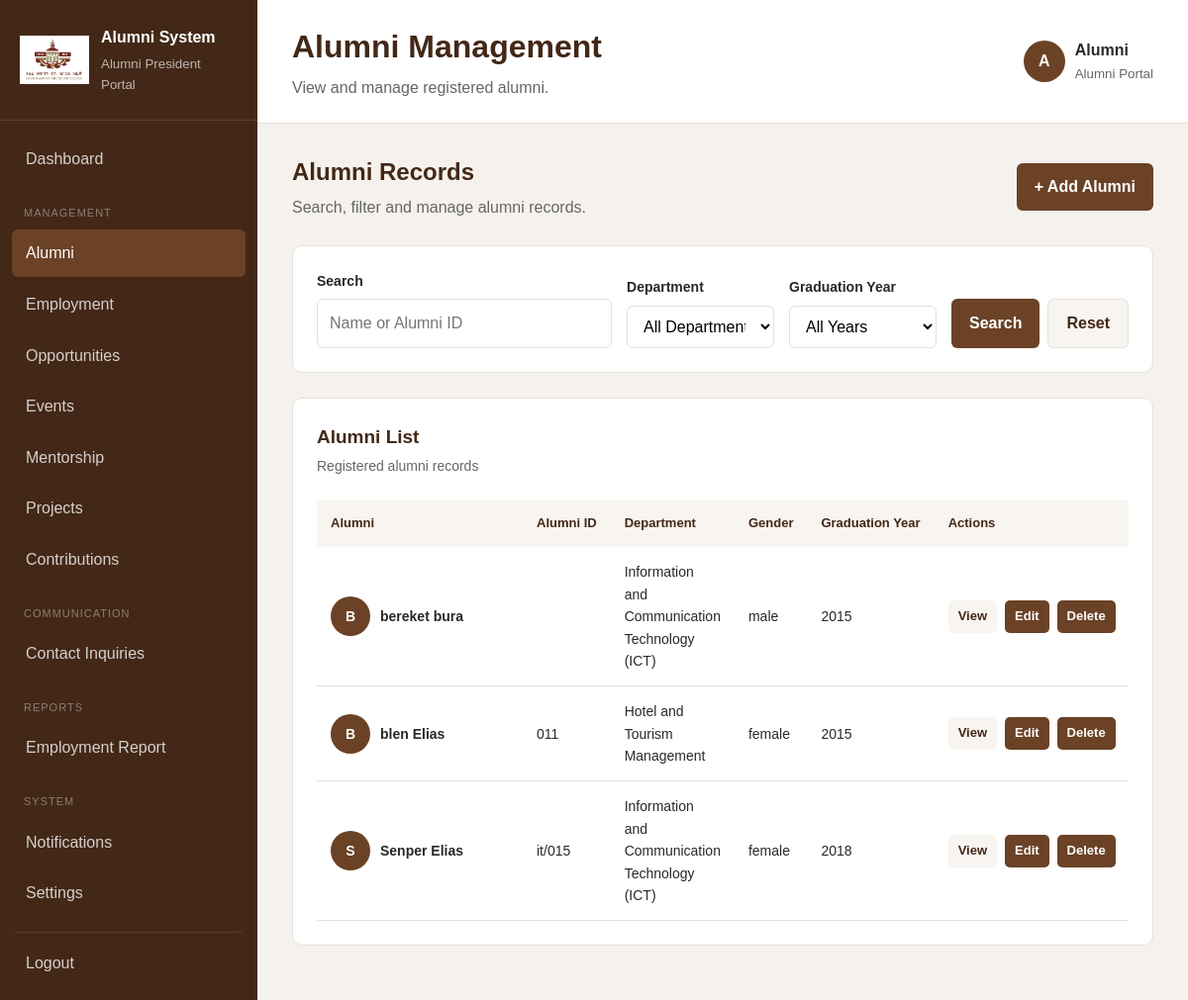
Page /admin/alumni/index.php (signed in) on the committed database.
### tables this page shows
CREATE TABLE `alumni` (
  `alumni_id` int(10) UNSIGNED NOT NULL,
  `user_id` int(10) UNSIGNED NOT NULL,
  `department_id` int(10) UNSIGNED NOT NULL,
  `section_id` int(10) UNSIGNED DEFAULT NULL,
  `specialization_id` int(10) UNSIGNED DEFAULT NULL,
  `level` tinyint(3) UNSIGNED DEFAULT NULL,
  `college_id_number` varchar(100) DEFAULT NULL,
  `first_name` varchar(100) NOT NULL,
  `last_name` varchar(100) NOT NULL,
  `gender` enum('male','female','other') DEFAULT NULL,
  `date_of_birth` date DEFAULT NULL,
  `phone` varchar(30) DEFAULT NULL,
  `address` text DEFAULT NULL,
  `graduation_year` year(4) NOT NULL,
  `bio` text DEFAULT NULL,
  `profile_photo` varchar(255) DEFAULT NULL,
  `show_profile` tinyint(1) NOT NULL DEFAULT 1,
  `show_profession` tinyint(1) NOT NULL DEFAULT 1,
  `show_skills` tinyint(1) NOT NULL DEFAULT 1,
  `show_email` tinyint(1) NOT NULL DEFAULT 0,
  `show_phone` tinyint(1) NOT NULL DEFAULT 0,
  `created_at` timestamp NOT NULL DEFAULT current_timestamp(),
  `updated_at` timestamp NOT NULL DEFAULT current_timestamp() ON UPDATE current_timestamp()
);

CREATE TABLE `departments` (
  `department_id` int(10) UNSIGNED NOT NULL,
  `department_name` varchar(150) NOT NULL,
  `description` text DEFAULT NULL,
  `status` enum('active','inactive') NOT NULL DEFAULT 'active',
  `created_at` timestamp NOT NULL DEFAULT current_timestamp()
);

### includes/functions.php (called while the page is built, shortened)
<?php
function e($value)
{
    return htmlspecialchars(
        (string) $value,
        ENT_QUOTES,
        "UTF-8"
    );
}

### admin/alumni/index.php (the view, shortened to what this page needs)
<?php
require_once "../../config/database.php";
require_once "../../includes/functions.php";
$search = trim($_GET["search"] ?? "");
$sql = "
    SELECT
        a.alumni_id,
        a.college_id_number,
        a.first_name,
        a.last_name,
        a.gender,
        a.graduation_year,
        a.profile_photo,
        d.department_name
    FROM alumni a
    LEFT JOIN departments d
        ON a.department_id = d.department_id
    WHERE 1=1
";
$sql .= "
    ORDER BY a.created_at DESC
";
$stmt = $conn->prepare($sql);
$stmt->execute();
$result = $stmt->get_result();
?>
<!DOCTYPE html>
<html lang="en">
<head>
    <link rel="stylesheet"
          href="../../assets/css/style.css">
</head>
<body class="admin-body">
<div class="admin-layout">
    <?php require_once __DIR__ ."/../includes/sidebar.php"; ?>
    <main class="admin-main">
        <header class="admin-topbar">
            <div>
                <h1>Alumni Management</h1>
                <p>
                    View and manage registered alumni.
                </p>
            </div>
            <div class="admin-user">
                <div class="admin-avatar">
                    A
                </div>
                <div>
                    <strong>Alumni</strong>
                    <small>
                        Alumni Portal
                    </small>
                </div>
            </div>
        </header>
        <section class="dashboard-content">
            <div class="page-heading">
                <div>
                    <h2>Alumni Records</h2>
                    <p>
                        Search, filter and manage alumni records.
                    </p>
                </div>
                <a href="add.php"
                   class="primary-button">
                    + Add Alumni
                </a>
            </div>
            <div class="dashboard-panel">
                <form method="GET"
                      class="alumni-filters">
                    <div class="filter-group">
                        <label for="search">
                            Search
                        </label>
                        <input
                            type="text"
                            id="search"
                            name="search"
                            placeholder="Name or Alumni ID"
                            value="<?= e($search) ?>"
                        >
                    </div>
                    <div class="filter-group">
                        <label for="department">
                            Department
                        </label>
                        <select
                            id="department"
                            name="department"
                        >
                            <option value="">
                                All Departments
                            </option>
                        </select>
                    </div>
                    <div class="filter-group">
                        <label for="graduation_year">
                            Graduation Year
                        </label>
                        <select
                            id="graduation_year"
                            name="graduation_year"
                        >
                            <option value="">
                                All Years
                            </option>
                        </select>
                    </div>
                    <div class="filter-actions">
                        <button type="submit"
                                class="primary-button">
                            Search
                        </button>
                        <a href="index.php"
                           class="secondary-button">
                            Reset
                        </a>
                    </div>
                </form>
            </div>
            <div class="dashboard-panel">
                <div class="panel-header">
                    <div>
                        <h2>Alumni List</h2>
                        <p>
                            Registered alumni records
                        </p>
                    </div>
                </div>
                <div class="table-container">
                    <table class="data-table">
                        <thead>
                            <tr>
                                <th>Alumni</th>
                                <th>Alumni ID</th>
                                <th>Department</th>
                                <th>Gender</th>
                                <th>Graduation Year</th>
                                <th>Actions</th>
                            </tr>
                        </thead>
                        <tbody>
                        <?php if ($result->num_rows > 0): ?>
                            <?php while ($alumni = $result->fetch_assoc()): ?>
                                <tr>
                                    <td>
                                        <div class="alumni-person">
                                            <?php if (!empty($alumni["profile_photo"])): ?>
                                                <img
                                                    src="../../uploads/<?= e($alumni["profile_photo"]) ?>"
                                                    alt="Profile"
                                                    class="alumni-avatar"
                                                >
                                            <?php else: ?>
                                                <div class="alumni-avatar-placeholder">
                                                        <?= strtoupper(
                                                        substr(
                                                            $alumni["first_name"],
                                                            0,
                                                            1
                                                        )
                                                    ) ?>
                                                </div>
                                            <?php endif; ?>
                                            <div>
                                                <strong>
                                                    <?= e(
                                                        $alumni["first_name"]
                                                        . " "
                                                        . $alumni["last_name"]
                                                    ) ?>
                                                </strong>
                                            </div>
                                        </div>
                                    </td>
                                    <td>
                                        <?= e(
                                            $alumni["college_id_number"]
                                        ) ?>
                                    </td>
                                    <td>
                                        <?= e(
                                            $alumni["department_name"]
                                            ?? "Not assigned"
                                        ) ?>
                                    </td>
                                    <td>
                                        <?= e(
                                            $alumni["gender"]
                                        ) ?>
                                    </td>
                                    <td>
                                        <?= e(
                                            $alumni["graduation_year"]
                                        ) ?>
                                    </td>
                                    <td>
                                        <div class="table-actions">
                                            <a
                                                href="view.php?id=<?= e($alumni["alumni_id"]) ?>"
                                                class="action-view"
                                            >
                                                View
                                            </a>
                                            <a
                                                href="edit.php?id=<?= e($alumni["alumni_id"]) ?>"
                                                class="action-edit"
                                            >
                                                Edit
                                            </a>
                                            <a
                                                href="delete.php?id=<?= e($alumni["alumni_id"]) ?>"
                                                class="action-edit"
                                            >
                                                Delete
                                            </a>
                                        </div>
                                    </td>
                                </tr>
                            <?php endwhile; ?>
                           <?php endif; ?>
                        </tbody>
                    </table>
                </div>
            </div>
        </section>
    </main>
</div>
</body>
</html>

### assets/css/style.css (style rules this page uses)
:root { --primary-brown: #6b4226; --dark-brown: #432817; --light-brown: #a67c52; --cream: #f8f5f1; --white: #ffffff; --text-dark: #292929; --text-light: #666666; --border: #e5e0da; }
* { margin: 0; padding: 0; box-sizing: border-box; }
body { font-family: Arial, sans-serif; background: var(--cream); color: var(--text-dark); line-height: 1.6; }
a { text-decoration: none; color: inherit; }
button, input, textarea, select { font: inherit; }
.admin-body { background: #f5f2ee; }
.admin-layout { min-height: 100vh; display: flex; }
.admin-main { margin-left: 260px; width: calc(100% - 260px); }
.admin-topbar { background: var(--white); padding: 22px 35px; border-bottom: 1px solid var(--border); display: flex; justify-content: space-between; align-items: center; }
.admin-topbar h1 { color: var(--dark-brown); margin-bottom: 3px; }
.admin-topbar p { color: var(--text-light); }
.admin-user { display: flex; align-items: center; gap: 10px; }
.admin-user small { display: block; color: var(--text-light); }
.admin-avatar { width: 42px; height: 42px; background: var(--primary-brown); color: var(--white); border-radius: 50%; display: flex; align-items: center; justify-content: center; font-weight: bold; }
.dashboard-content { padding: 30px 35px; }
.dashboard-panel { background: var(--white); border: 1px solid var(--border); border-radius: 10px; padding: 24px; margin-bottom: 25px; }
.panel-header { display: flex; justify-content: space-between; align-items: center; margin-bottom: 22px; }
.panel-header h2 { color: var(--dark-brown); font-size: 19px; }
.panel-header p { color: var(--text-light); font-size: 14px; margin-top: 3px; }
.page-heading { display: flex; justify-content: space-between; align-items: center; margin-bottom: 25px; }
.page-heading h2 { color: var(--dark-brown); margin-bottom: 4px; }
.page-heading p { color: var(--text-light); }
.primary-button, .secondary-button { display: inline-block; padding: 11px 18px; border-radius: 6px; font-weight: 600; cursor: pointer; border: none; }
.primary-button { background: var(--primary-brown); color: var(--white); }
.secondary-button { background: var(--cream); color: var(--dark-brown); border: 1px solid var(--border); }
.alumni-filters { display: grid; grid-template-columns: 2fr 1fr 1fr auto; gap: 15px; align-items: end; }
.filter-group label { display: block; margin-bottom: 7px; font-size: 14px; font-weight: 600; }
.filter-group input, .filter-group select { width: 100%; padding: 11px 12px; border: 1px solid var(--border); border-radius: 6px; background: var(--white); outline: none; }
.filter-actions { display: flex; gap: 8px; }
.table-container { width: 100%; overflow-x: auto; }
.data-table { width: 100%; border-collapse: collapse; }
.data-table th { text-align: left; padding: 14px; background: var(--cream); color: var(--dark-brown); font-size: 13px; white-space: nowrap; }
.data-table td { padding: 14px; border-bottom: 1px solid var(--border); font-size: 14px; }
.alumni-person { display: flex; align-items: center; gap: 10px; min-width: 180px; }
.alumni-avatar, .alumni-avatar-placeholder { width: 40px; height: 40px; border-radius: 50%; object-fit: cover; }
.alumni-avatar-placeholder { background: var(--primary-brown); color: var(--white); display: flex; align-items: center; justify-content: center; font-weight: bold; }
.table-actions { display: flex; gap: 8px; }
.table-actions a { padding: 6px 10px; border-radius: 5px; font-size: 13px; font-weight: 600; }
.action-view { background: var(--cream); color: var(--dark-brown); }
.action-edit { background: var(--primary-brown); color: var(--white); }
.table-actions { display: flex; align-items: center; gap: 8px; flex-wrap: nowrap; }
.table-actions a { white-space: nowrap; }

### rows in the picture
alumni: first_name "B", first_name+last_name "bereket bura", department.department_name "Information and Communication Technology (ICT)", gender "male", graduation_year "2015"
alumni: first_name "B", first_name+last_name "blen Elias", college_id_number "011", department.department_name "Hotel and Tourism Management", gender "female", graduation_year "2015"
alumni: first_name "S", first_name+last_name "Senper Elias", college_id_number "it/015", department.department_name "Information and Communication Technology (ICT)", gender "female", graduation_year "2018"
